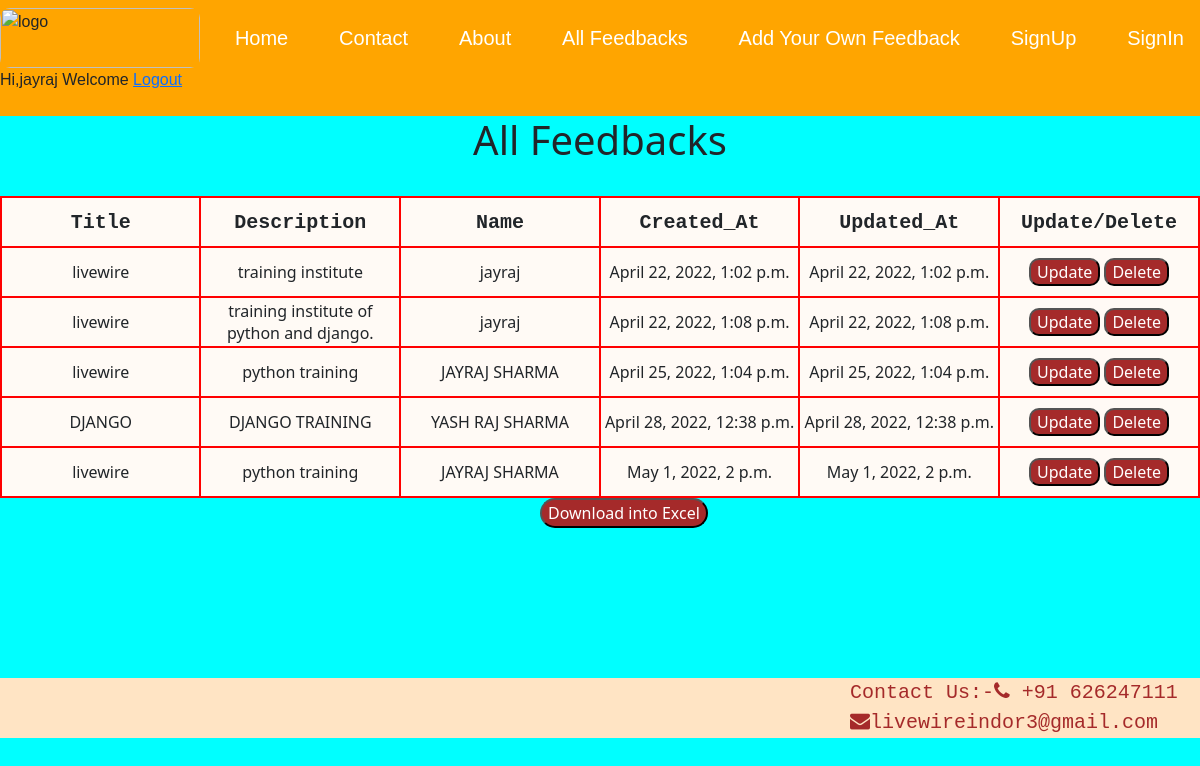
Screenshot of /todos/ (signed in) with the database file from the repository.
### todo/models.py (models this page shows)
class Todo(models.Model):
    title=models.CharField(max_length=255)
    description=models.TextField(max_length=255)
    name=models.CharField(max_length=200)
    created_at=models.DateTimeField(auto_now_add=True)
    updated_at=models.DateTimeField(auto_now=True)

### todo/views.py (the view)
# urls.py: url(r'^todos/$',todolist,name='todolist'),
@login_required
def todolist(request):
    allfeedback= Todo.objects.all()
    return render(request,'todolist.html',{'todos':allfeedback})

### Templates/todolist.html (shortened to what this page needs)
{% extends 'base.html' %}
{% block content %}
<head>
</head>
<body style="background-color: aqua;">
    <h1 align="center">All Feedbacks</h1>
    <br>
    <table align="center" id="table">
        <thead>
            <tr style="border: 2px solid red;">
                <th style="border: 2px solid red;">Title</th>
                <th style="border: 2px solid red;">Description</th>
                <th style="border: 2px solid red;">Name</th>
                <th style="border: 2px solid red;">Created_At</th>
                <th style="border: 2px solid red;">Updated_At</th>
                <th style="border: 2px solid red;">Update/Delete</th>
            </tr>
        </thead>
        <tbody>
            {% for todo in todos %}
            <tr style="border: 2px solid red;">
                <td style="border: 2px solid red;">{{ todo.title }}</td>
                <td style="border: 2px solid red;">{{ todo.description }}</td>
                <td style="border: 2px solid red;">{{ todo.name }}</td>
                <td style="border: 2px solid red;">{{ todo.created_at }}</td>
                <td style="border: 2px solid red;">{{ todo.updated_at }}</td>
                <td>
                 <a href="{%url 'todo:todoedit' todo.id%}">
		<button style="border-radius: 10px;">Update</button></a>
		<a href="{%url 'todo:tododelete' todo.id%}">
		<button style="border-radius: 10px;">Delete</button></a>
                </td>
            </tr>
            {% endfor %}
        </tbody>
    </table>
    <button style="margin-bottom:150px;margin-left:540px;color:white;border-radius: 20px;"><a id="downloadlink" onclick="exportF(this)">Download into Excel</a></button>
</body>
{%endblock%}

### Templates/base.html (shortened to what this page needs)
<html>
<head>
    <link href="https://cdn.jsdelivr.net/npm/bootstrap@5.1.3/dist/css/bootstrap.min.css" rel="stylesheet">
    <link rel="stylesheet" href="https://cdnjs.cloudflare.com/ajax/libs/font-awesome/4.7.0/css/font-awesome.min.css">
</head>
{% include 'navbar.html' %}
{% block content %}
{% endblock %}
{% include 'footer.html' %}
</html>

### Templates/navbar.html (shortened to what this page needs)
<head>
</head>
<nav class="navbar navbar-orange nv">
    <img style="border-radius: 10px;" height="60px" width="200px" src="https://support.livewireindia.com/tmp/images/live_wire_logo.jpg"  alt="logo">
    <a class="nav-link" style="color:white;font-family: 'Gill Sans', 'Gill Sans MT', Calibri, 'Trebuchet MS', sans-serif; font-size: 20px;" href="http://127.0.0.1:8000/">Home</a>
    <a class="nav-link" style="color:white;font-family: 'Gill Sans', 'Gill Sans MT', Calibri, 'Trebuchet MS', sans-serif; font-size: 20px;" href="http://127.0.0.1:8000/todos/contact">Contact</a>
    <a class="nav-link" style="color:white;font-family: 'Gill Sans', 'Gill Sans MT', Calibri, 'Trebuchet MS', sans-serif; font-size: 20px;" href="http://127.0.0.1:8000/todos/about">About</a>
    <a class="nav-link" style="color:white;font-family: 'Gill Sans', 'Gill Sans MT', Calibri, 'Trebuchet MS', sans-serif; font-size: 20px;" href="http://127.0.0.1:8000/todos">All Feedbacks</a>
    <a class="nav-link" style="color:white;font-family: 'Gill Sans', 'Gill Sans MT', Calibri, 'Trebuchet MS', sans-serif; font-size: 20px;" href="http://127.0.0.1:8000/todos/add">Add Your Own Feedback</a>
    <a class="nav-link" style="color:white;font-family: 'Gill Sans', 'Gill Sans MT', Calibri, 'Trebuchet MS', sans-serif; font-size: 20px;" href="http://127.0.0.1:8000/account/signup">SignUp</a>
    <a class="nav-link" style="color:white;font-family: 'Gill Sans', 'Gill Sans MT', Calibri, 'Trebuchet MS', sans-serif; font-size: 20px;" href="http://127.0.0.1:8000/account/login">SignIn</a>
    <div>
        {%if user.is_authenticated%}
        <p>Hi,{{user.username}} Welcome <a href="{%url 'logout' %}">Logout</a></p>
        {%endif%}
    </div>
</nav>

### Templates/footer.html (shortened to what this page needs)
<!DOCTYPE html>
<html lang="en">
<head>
    <link href="https://cdn.jsdelivr.net/npm/bootstrap@5.1.3/dist/css/bootstrap.min.css" rel="stylesheet">
    <link rel="stylesheet" href="https://cdnjs.cloudflare.com/ajax/libs/font-awesome/4.7.0/css/font-awesome.min.css">
</head>
<body>
    <nav class="ft">
        <p class="ft1">Contact Us:-<i class="fa fa-phone"></i>
        +91 626247111
        <i class="fa fa-envelope"></i>livewireindor3@gmail.com</p>
    </nav>
</body>
</html>

### Templates/navbar.html (style rules this page uses)
.nv { background-color:orange; font-family: 'Gill Sans', 'Gill Sans MT', Calibri, 'Trebuchet MS', sans-serif; }

### Templates/todolist.html (style rules this page uses)
table { width: 100%; }
table,th,tr,td { text-align: center; background-color: rgb(255, 250, 245); }
th { font-size: 20px; font-family: 'Courier New', Courier, monospace; font-weight: bold; }
th,tr,td { height: 50px; width: 200px; }
button { background-color: brown; color: white; }

### Templates/footer.html (style rules this page uses)
.ft { height: 60px; background-color: bisque; }
.ft1 { margin-left: 850px; color: brown; font-size: 20px; font-family: 'Courier New', Courier, monospace; }

### rows the page displays
Todo: title "livewire", description "training institute", name "jayraj", created_at "April 22, 2022, 1:02 p.m.", updated_at "April 22, 2022, 1:02 p.m."
Todo: title "livewire", description "training institute of python and django.", name "jayraj", created_at "April 22, 2022, 1:08 p.m.", updated_at "April 22, 2022, 1:08 p.m."
Todo: title "livewire", description "python training", name "JAYRAJ SHARMA", created_at "April 25, 2022, 1:04 p.m.", updated_at "April 25, 2022, 1:04 p.m."
Todo: title "DJANGO", description "DJANGO TRAINING", name "YASH RAJ SHARMA", created_at "April 28, 2022, 12:38 p.m.", updated_at "April 28, 2022, 12:38 p.m."
Todo: title "livewire", description "python training", name "JAYRAJ SHARMA", created_at "May 1, 2022, 2 p.m.", updated_at "May 1, 2022, 2 p.m."

### other values shown
{{ user.username }} "jayraj"
